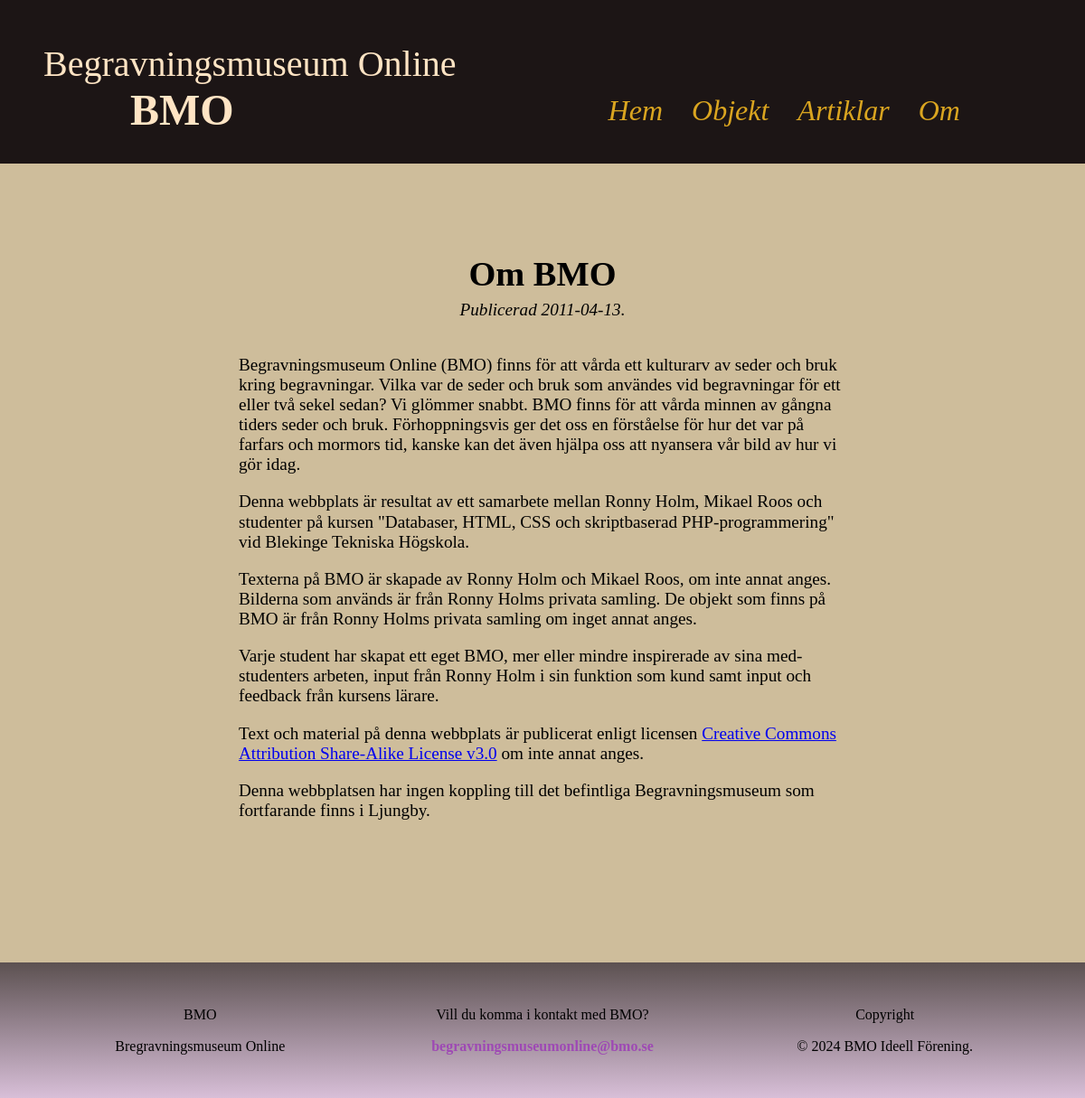
Screenshot of /public/about.php with the database file from the repository.
### tables this page shows
CREATE TABLE "Article" ("id" INTEGER PRIMARY KEY  AUTOINCREMENT  NOT NULL  UNIQUE , "category" TEXT, "title" TEXT, "content" TEXT, "author" TEXT, "pubdate" DATETIME NOT NULL  DEFAULT CURRENT_DATE);

### src/functions.php (called while the page is built, shortened)
<?php
function fetchOneRowFromDb(array $list, string $table, int $id, PDO $pdo): ?array
{
    try {
        if (empty($list)) {
            $list = '*';
        } else {
            $list = implode(', ', $list);
        }
        $sql = "SELECT $list FROM $table WHERE id = :id";
        $stmt = $pdo->prepare($sql);
        $stmt->execute([':id' => $id]);
        $row = $stmt->fetch();
        return $row ?: null;
    } catch (Exception $e) {
        echo "Error, please check that all parameters are correct: " . $e->getMessage();
        return null;
    }
}

### public/about.php (the view, shortened to what this page needs)
<?php
include('../view/head.php');
$filename = "../db/bmo.sqlite";
$pdo = connectToDatabase($filename);
$about = fetchOneRowFromDb(['title', 'content', 'pubdate'], 'article', 4, $pdo);
$title = $about['title'];
$content = $about['content'];
$pubdate = $about['pubdate'];
?>
    <body>
        <?php
        include('../view/header.php');
        ?>
        <main class="mainAbout">
                <div class="article">
                <h1><?= $title ?></h1>
                <p class="info">Publicerad <time datetime="<?= $pubdate ?>"><?= $pubdate ?></time>.</p>
                <p><?= $content ?></p>
            </div>
        </main>
    <?php include('../view/footer.php'); ?>
    </body>
</html>

### css/style.css (style rules this page uses)
body { overflow-y: scroll; overflow-x: hidden; background-color: rgb(206, 189, 155); }
main { overflow-x: hidden; background-color: rgb(206, 189, 155); display: flex; flex-direction: column; align-items: center; font-family: Georgia, "Times New Roman", Times, serif; padding-bottom: 4em; margin: 1em; }
.article { overflow-x: hidden; max-width: 90%; }
.article h1 { text-align: center; margin-bottom: 0.2em; }
.info { text-align: center; margin-top: 0; font-size: 1em; font-style: italic; margin-bottom: 2em; }
@media (min-width: 768px) { .article { max-width: 35em; font-size: 1.2em; margin: 3em; } }

### rows the page displays
article: title "Om BMO", pubdate "2011-04-13", content "Begravningsmuseum Online (BMO) finns för att vårda ett kulturarv av seder och bruk kring begravningar. Vilka var de seder och bruk som användes vid begravningar för ett eller två sekel sedan? Vi glömmer snabbt. BMO finns för att vårda minnen av gångna tiders seder och bruk. Förhoppningsvis ger det oss en förståelse för hur det var på farfars och mormors tid, kanske kan det även hjälpa oss att nyansera vår bild av hur vi gör idag. Denna webbplats är resultat av ett samarbete mellan Ronny Holm, Mikael Roos och studenter på kursen \"Databaser, HTML, CSS och skriptbaserad PHP-programmering\" vid Blekinge Tekniska Högskola. Texterna på BMO är skapade av Ronny Holm och Mikael Roos, om inte annat…"
